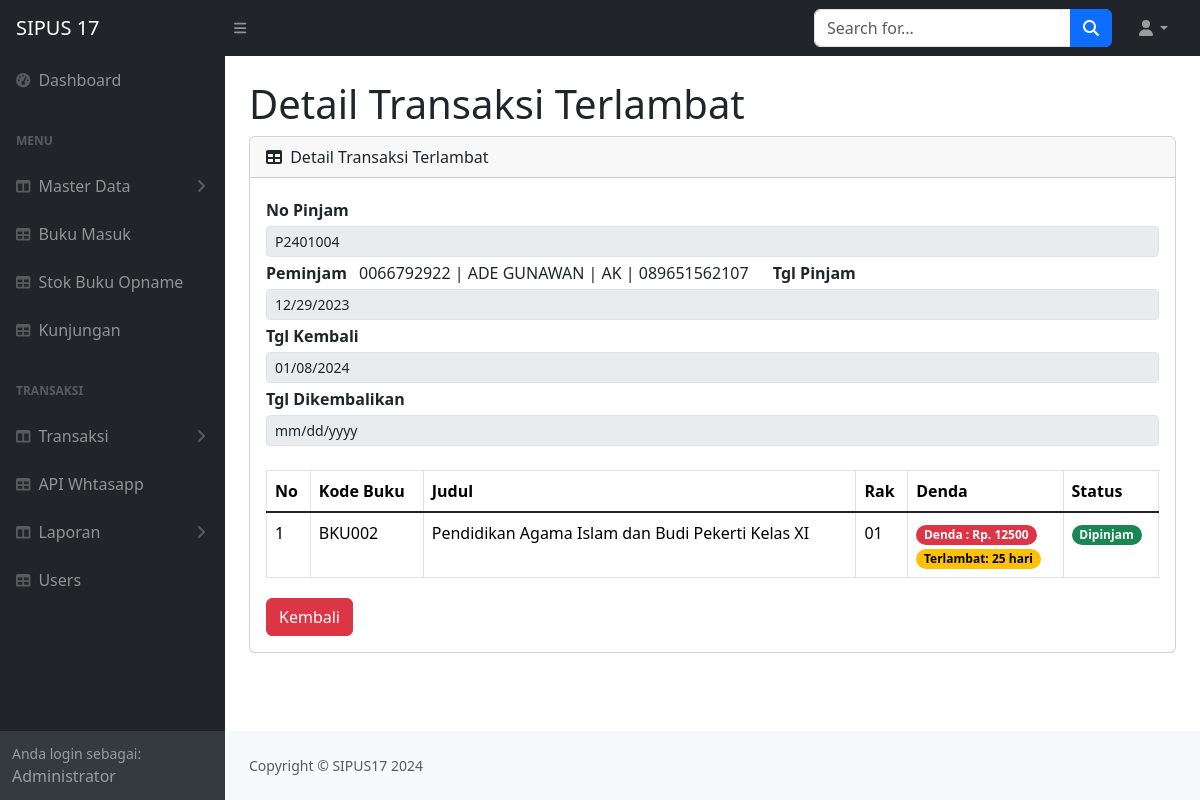
Screenshot of /admin/detail_terlambat.php?id_pinjam=P2401004 (signed in) with the database file from the repository.
### tables this page shows
CREATE TABLE `peminjaman` (
  `id_pinjam` varchar(30) NOT NULL,
  `id_anggota` varchar(100) DEFAULT NULL,
  `id_buku` varchar(50) DEFAULT NULL,
  `tgl_pinjam` date DEFAULT NULL,
  `tgl_kembali` date DEFAULT NULL,
  `tgl_dikembalikan` date DEFAULT NULL,
  `terlambat` varchar(50) DEFAULT NULL,
  `denda` int(11) DEFAULT NULL,
  `status` varchar(30) DEFAULT 'Dipinjam',
  `qty` int(11) DEFAULT 1
);

CREATE TABLE `buku` (
  `id_buku` varchar(50) NOT NULL,
  `judul` varchar(100) DEFAULT NULL,
  `id_kategori` int(11) DEFAULT NULL,
  `pengarang` varchar(225) DEFAULT NULL,
  `penerbit` varchar(225) DEFAULT NULL,
  `tahun` varchar(15) DEFAULT NULL,
  `isbn` varchar(30) DEFAULT NULL,
  `rak` varchar(30) DEFAULT NULL,
  `jumlah` int(11) DEFAULT NULL
);

### admin/detail_terlambat.php (the view, shortened to what this page needs)
<?php include('../koneksi.php');
if (isset($_GET['id_pinjam'])) {
    $id_pinjam = $_GET['id_pinjam'];
    $query = mysqli_query($koneksi, "SELECT
    peminjaman.id_pinjam,
    peminjaman.id_anggota,
    anggota.nisn,
    anggota.nama,
    anggota.no_wa,
    buku.id_buku,
    buku.judul,
    peminjaman.tgl_pinjam,
    peminjaman.tgl_kembali,
    peminjaman.tgl_dikembalikan,
    buku.rak,
    peminjaman.terlambat,
    peminjaman.denda,
    peminjaman.`status`
FROM
    peminjaman
    INNER JOIN
    anggota
    ON
        peminjaman.id_anggota = anggota.id_anggota
    INNER JOIN
    buku
    ON
        peminjaman.id_buku = buku.id_buku
        WHERE peminjaman.id_pinjam = '$id_pinjam'");
    $no = 1;
    while ($data = mysqli_fetch_array($query)) {
       $id_pinjam = $data['id_pinjam'];
       $id_buku = $data['id_buku'];
       $judul = $data['judul'];
       $tgl_pinjam = $data['tgl_pinjam'];
       $tgl_kembali = $data['tgl_kembali'];
       $tgl_dikembalikan = $data['tgl_dikembalikan'];
       $rak = $data['rak'];
       $terlambat = $data['terlambat'];
       $denda = $data['denda'];
       $status = $data['status'];
}
?>
<!DOCTYPE html>
<html lang="en">
    <head>
        <link href="https://cdn.jsdelivr.net/npm/simple-datatables@7.1.2/dist/style.min.css" rel="stylesheet" />
        <link href="../css/styles.css" rel="stylesheet" />
        <link rel="stylesheet" href="https://cdn.jsdelivr.net/npm/bootstrap@5.1.3/dist/css/bootstrap.min.css" />
        <link rel="stylesheet" href="https://cdn.jsdelivr.net/npm/select2@4.0.13/dist/css/select2.min.css" />
        <link rel="stylesheet" href="https://cdn.jsdelivr.net/npm/select2-bootstrap-5-theme@1.3.0/dist/select2-bootstrap-5-theme.min.css" />
        <link rel="stylesheet" href="https://cdn.jsdelivr.net/npm/select2-bootstrap-5-theme@1.3.0/dist/select2-bootstrap-5-theme.rtl.min.css" />
        <link href="https://cdn.jsdelivr.net/npm/bootstrap@5.3.2/dist/css/bootstrap.min.css" rel="stylesheet">
    </head>
    <body class="sb-nav-fixed">
        <?php include("../admin/navbar.php"); ?>
            <div id="layoutSidenav_content">
                <main>
                    <div class="container-fluid px-4">
                        <h1 class="mt-4">Detail Transaksi Terlambat</h1>
                        <div class="card mb-4">
                            <div class="card-header">
                                <i class="fas fa-table me-1"></i>
                                Detail Transaksi Terlambat
                            </div>
                            <div class="card-body">
                                <form action="" method="post">
                                    <label for="id_pinjam" class="mb-1 mt-1"><strong>No Pinjam</strong></label>
                                    <input id="id_pinjam" name="id_pinjam" class="form-control form-control-sm" type="text" value="<?php echo $id_pinjam ?>" disabled aria-label=".form-control-sm example">
                                    <label for="" class="mb-1 mt-1"><strong>Peminjam</strong></label>
                                    <label for="tgl_pinjam" class="mb-1 mt-1"><strong>Tgl Pinjam</strong></label>
                                    <input id="tgl_pinjam" name="tgl_pinjam" class="form-control form-control-sm" disabled type="date" value="<?php echo $tgl_pinjam ?>" aria-label=".form-control-sm example">
                                    <label for="tgl_kembali" class="mb-1 mt-1"><strong>Tgl Kembali</strong></label>
                                    <input id="tgl_kembali" name="tgl_kembali" class="form-control form-control-sm" disabled type="date" value="<?php echo $tgl_kembali ?>" aria-label=".form-control-sm example">
                                    <label for="tgl_dikembalikan" class="mb-1 mt-1"><strong>Tgl Dikembalikan</strong></label>
                                    <input id="tgl_dikembalikan" name="tgl_dikembalikan" class="form-control form-control-sm" disabled type="date" value="<?php echo $tgl_dikembalikan ?>" aria-label=".form-control-sm example">
                                    <br>
                                    <table class="table table-bordered">
                                        <thead>
                                            <tr>
                                                <th>No</th>
                                                <th>Kode Buku</th>
                                                <th>Judul</th>
                                                <th>Rak</th>
                                                <th>Denda</th>
                                                <th>Status</th>
                                            </tr>
                                        </thead>
                                        <tbody>
                                           <tr>
                                               <td><?php echo $no++ ?></td>
                                               <td><?php echo $id_buku ?></td>
                                               <td><?php echo $judul ?></td>
                                               <td><?php echo $rak ?></td>
                                               <td>
                                                    <?php echo "<span class='badge rounded-pill text-bg-danger'>Denda : Rp. $denda</span>" . "<br><span class='badge rounded-pill text-bg-warning'>Terlambat: $terlambat hari</span>"; ?>
                                                </td>
                                                <td>
                                                    <?php
                                                        if ($status == "Dipinjam") {
                                                            echo "<span class='badge rounded-pill text-bg-success'>$status</span>";
                                                        }elseif ($status == "Diperpanjang") {
                                                            echo "<span class='badge rounded-pill text-bg-primary'>$status</span>";
                                                        }
                                                    ?>
                                                </td>
                                           </tr>
                                           <?php } ?>
                                        </tbody>
                                    </table>
                                            <a href="tampil_terlambat.php"><input type="button"  value="Kembali" class="btn btn-danger mt-1"></a>
                                </form>
                            </div>
                        </div>
                    </div>
                </main>
            <footer class="py-4 bg-light mt-auto">
                <div class="container-fluid px-4">
                    <div class="d-flex align-items-center justify-content-between small">
                        <div class="text-muted">Copyright &copy; SIPUS17 2024</div>
                    </div>
                </div>
            </footer>
            </div>
    </body>
</html>

### rows the page displays
peminjaman: id_pinjam "P2401004", tgl_pinjam "12/29/2023", tgl_kembali "01/08/2024", id_buku.id_buku "BKU002", id_buku.judul "Pendidikan Agama Islam dan Budi Pekerti Kelas XI", id_buku.rak "01", denda "12500", terlambat "25", status "Dipinjam"

### other values shown
$no++ "1"
